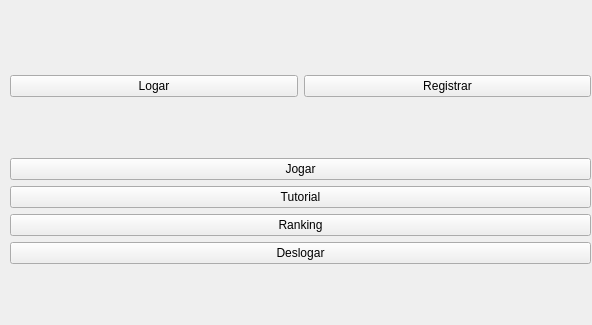
<?xml version="1.0" encoding="UTF-8"?>
<ui version="4.0">
 <class>MainWindow</class>
 <widget class="QMainWindow" name="MainWindow">
  <property name="geometry">
   <rect>
    <x>0</x>
    <y>0</y>
    <width>592</width>
    <height>325</height>
   </rect>
  </property>
  <property name="windowTitle">
   <string>MainWindow</string>
  </property>
  <widget class="QWidget" name="centralwidget">
   <widget class="QWidget" name="gridLayoutWidget">
    <property name="geometry">
     <rect>
      <x>10</x>
      <y>20</y>
      <width>581</width>
      <height>301</height>
     </rect>
    </property>
    <layout class="QGridLayout" name="gridLayout">
     <item row="0" column="1">
      <widget class="QPushButton" name="btn_registrar">
       <property name="text">
        <string>Registrar</string>
       </property>
      </widget>
     </item>
     <item row="0" column="0">
      <widget class="QPushButton" name="btn_logar">
       <property name="text">
        <string>Logar</string>
       </property>
      </widget>
     </item>
     <item row="1" column="0" colspan="2">
      <layout class="QVBoxLayout" name="verticalLayout_2">
       <item>
        <widget class="QPushButton" name="btn_jogar">
         <property name="text">
          <string>Jogar</string>
         </property>
        </widget>
       </item>
       <item>
        <widget class="QPushButton" name="btn_tutorial">
         <property name="text">
          <string>Tutorial</string>
         </property>
        </widget>
       </item>
       <item>
        <widget class="QPushButton" name="btn_rank">
         <property name="text">
          <string>Ranking</string>
         </property>
        </widget>
       </item>
       <item>
        <widget class="QPushButton" name="pushButton">
         <property name="text">
          <string>Deslogar</string>
         </property>
        </widget>
       </item>
      </layout>
     </item>
    </layout>
   </widget>
  </widget>
 </widget>
 <resources/>
 <connections/>
</ui>
